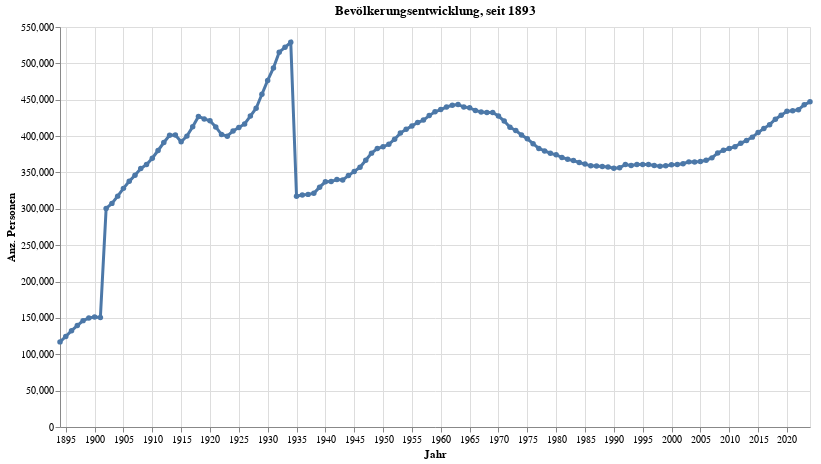

Notebook cell for this chart:
### Code cell
grafik1 = mypy_dv.plot_altair_multiline_highlight(
    data = myAgg1.reset_index().query('sum_WBev>30')
    ,x = 'StichtagDatJahr:T'
    ,x_beschriftung = 'Jahr'
    ,y = 'sum_WBev:Q'
    ,y_beschriftung = 'Anz. Personen'
    ,category=''
    ,category_beschriftung=''
    ,warning_status = "ignore" #always or ignore
    ,myTitle="Bevölkerungsentwicklung, seit "+data_min_date
)
grafik1

### Figure 1 — Vega-Lite specification as saved in the notebook (floating-point values rounded to 4 significant figures; data arrays with more than 128 entries replaced by an {"elided": "..."} marker saying what was removed)
{"config": {"view": {"continuousWidth": 300, "continuousHeight": 300}}, "layer": [{"mark": {"type": "circle"}, "encoding": {"opacity": {"value": 1.3}, "tooltip": [{"field": "StichtagDatJahr", "type": "temporal"}, {"field": "sum_WBev", "type": "quantitative"}], "x": {"axis": {"title": "Jahr"}, "field": "StichtagDatJahr", "type": "temporal"}, "y": {"axis": {"title": "Anz. Personen"}, "field": "sum_WBev", "type": "quantitative"}}, "name": "view_3", "title": "Bevölkerungsentwicklung, seit 1893"}, {"mark": {"type": "line"}, "encoding": {"size": {"condition": {"test": {"not": {"param": "param_3"}}, "value": 1.2}, "value": 3}, "tooltip": [{"field": "StichtagDatJahr", "type": "temporal"}, {"field": "sum_WBev", "type": "quantitative"}], "x": {"axis": {"title": "Jahr"}, "field": "StichtagDatJahr", "type": "temporal"}, "y": {"axis": {"title": "Anz. Personen"}, "field": "sum_WBev", "type": "quantitative"}}, "title": "Bevölkerungsentwicklung, seit 1893"}], "data": {"name": "data-2f336f171e3e705c955e990e361553dd"}, "height": 400, "params": [{"name": "param_3", "select": {"type": "point", "fields": [""], "nearest": true, "on": "pointerover"}, "views": ["view_3"]}], "width": 750, "$schema": "https://vega.github.io/schema/vega-lite/v5.8.0.json", "datasets": {"data-2f336f171e3e705c955e990e361553dd": {"elided": "131 records"}}}
